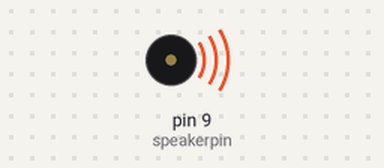
This sketch was run on a simulated Arduino Uno, built with avr-gcc and run on an emulated ATmega328P. On the bench: buzzer (waves = sounding).

Above: at 0.1 s.
Timing chart, 0 to 40.0 s (numbered marks = the images above):
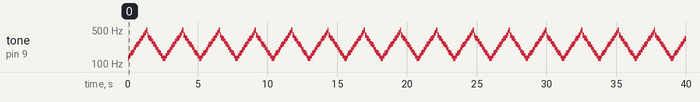

Measured:
- by itself, tone on pin 9 (speakerpin): plays 130 Hz for 0.10 s, 147 Hz for 0.10 s, 165 Hz for 0.10 s, 175 Hz for 0.10 s, 196 Hz for 0.10 s, 220 Hz for 0.10 s … (385 notes in this stretch)

The sketch:

siren_octave.ino
```cpp
// Variables and constants
const int speakerpin = 9;

//                C3   D3   E3   F3   G3   A3   B3   C4   D4   E4   F4   G4   A4   B4
int notes[14] = { 130, 147, 165, 175, 196, 220, 247, 262, 294, 330, 349, 392, 440, 494 };

void setup() {
  pinMode( speakerpin, OUTPUT );
}

void loop() {
  for ( int i = 0; i <= 25; i++ ) {
    if ( i <= 13 ) {
      tone( speakerpin, notes[i] );
    } else {
      tone( speakerpin, notes[25 - i] );
    }
    delay( 100 );
  }
}
```
